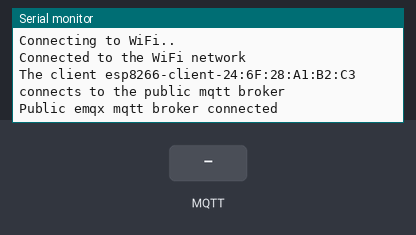
This sketch was run on a simulated ESP8266 (NodeMCU). Parts: the last lines printed to the serial monitor. The inputs (shaded band) are chosen by the test bench. WiFi joins after 1.5 s; servers stay silent unless stated; no MQTT or app messages arrive unless stated.

Above: at 2.7 s.
2.8 s: MQTT message "1" arrives on the first subscribed topic
At 4.0 s:
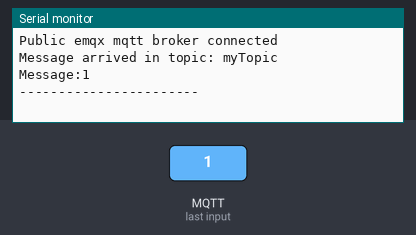
4.3 s: MQTT message "on" arrives on the first subscribed topic
At 5.1 s:
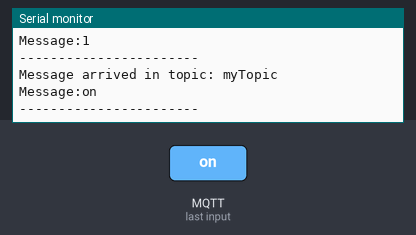
5.8 s: MQTT message "off" arrives on the first subscribed topic
At 6.3 s:
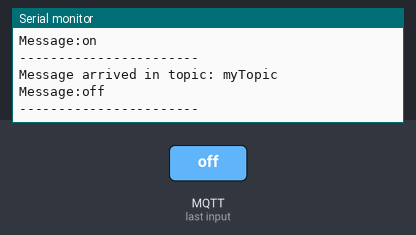

Measured:
- after the input at 2.8 s, the serial monitor: prints a new line at once (image 1)
- after the input at 4.3 s, the serial monitor: prints a new line at once (image 2)
- after the input at 5.8 s, the serial monitor: prints a new line at once (image 3)

The sketch:

esp8266-mqtt-teste.ino
```cpp
#include <ESP8266WiFi.h>
#include <PubSubClient.h>

// WiFi
const char *ssid = "YGORR"; // Enter your WiFi name
const char *password = "12345ygor";  // Enter WiFi password

// MQTT Broker
const char *mqtt_broker = "93.188.161.151";
const char *topic = "myTopic";
const char *mqtt_username = "ygor_admin";
const char *mqtt_password = "TESTE_1234";
const int mqtt_port = 1883;

WiFiClient espClient;
PubSubClient client(espClient);

void setup() {
  // Set software serial baud to 115200;
  Serial.begin(115200);
  // connecting to a WiFi network
  WiFi.begin(ssid, password);
  while (WiFi.status() != WL_CONNECTED) {
      delay(500);
      Serial.println("Connecting to WiFi..");
  }
  Serial.println("Connected to the WiFi network");
  //connecting to a mqtt broker
  client.setServer(mqtt_broker, mqtt_port);
  client.setCallback(callback);
  while (!client.connected()) {
      String client_id = "esp8266-client-";
      client_id += String(WiFi.macAddress());
      Serial.printf("The client %s connects to the public mqtt broker\n", client_id.c_str());
      if (client.connect(client_id.c_str(), mqtt_username, mqtt_password)) {
          Serial.println("Public emqx mqtt broker connected");
      } else {
          Serial.print("failed with state ");
          Serial.print(client.state());
          delay(2000);
      }
  }
  // publish and subscribe
  client.publish(topic, "myTopic");
  client.subscribe(topic);
}

void callback(char *topic, byte *payload, unsigned int length) {
  Serial.print("Message arrived in topic: ");
  Serial.println(topic);
  Serial.print("Message:");
  for (int i = 0; i < length; i++) {
      Serial.print((char) payload[i]);
  }
  Serial.println();
  Serial.println("-----------------------");
}

void loop() {
  client.loop();
}
```
